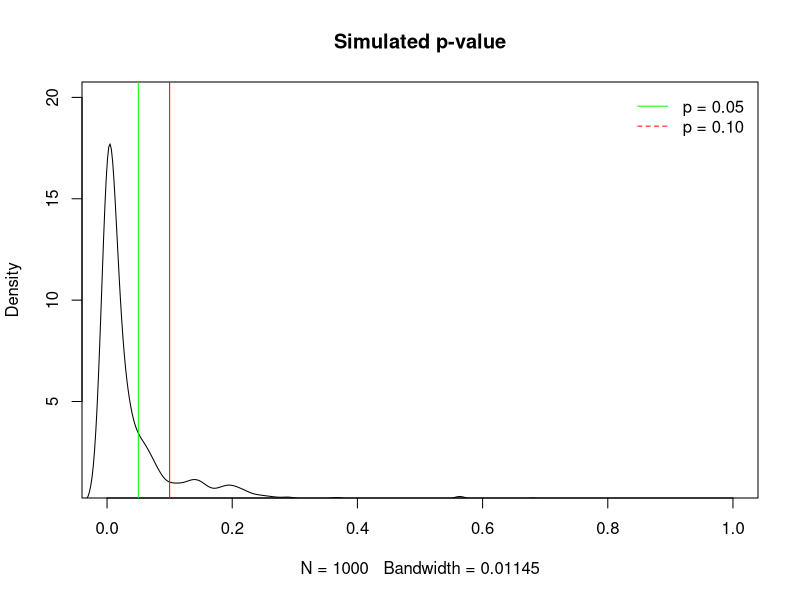
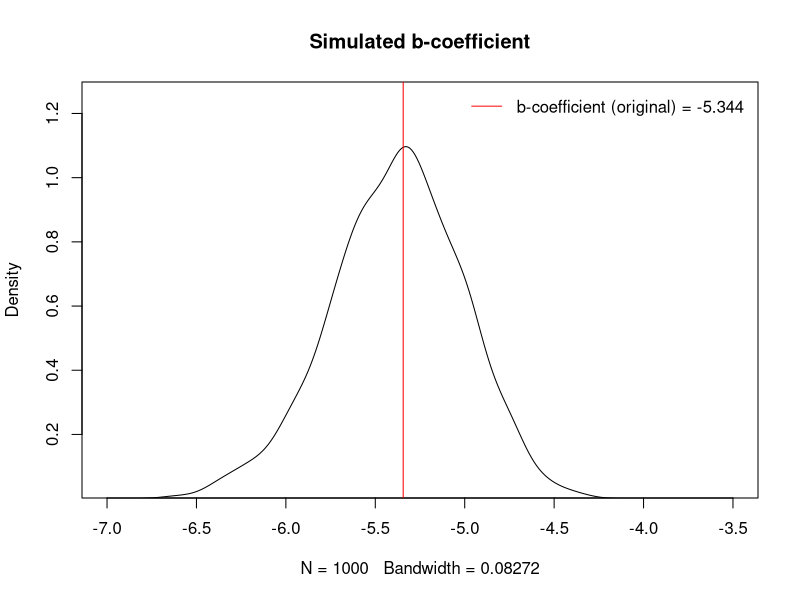
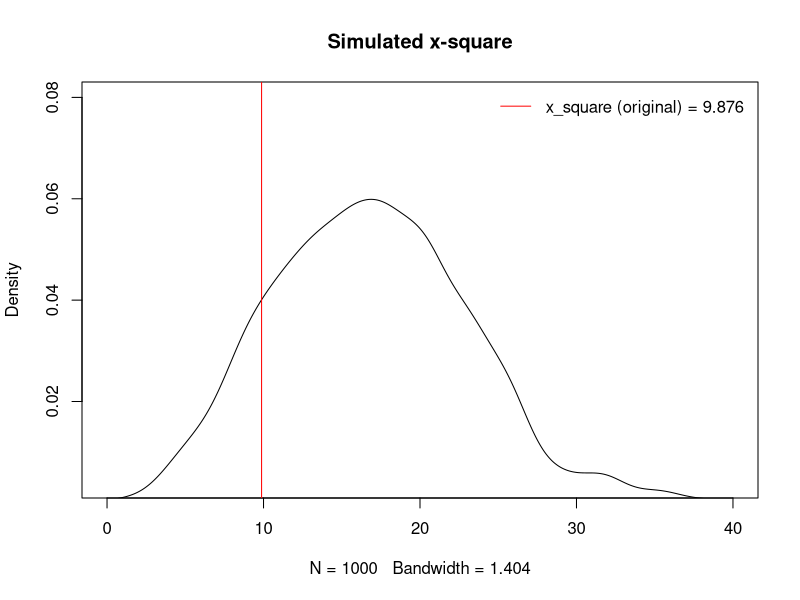

Recreate these plots in R, in order.
## ---- chunk 1
knitr::opts_chunk$set(echo = TRUE)
## ---- chunk 2
t.test(ToothGrowth$len~ToothGrowth$supp)
## ---- chunk 3
set.seed(1701)
R <- 1000
p <- vector(length=R)
for(i in 1:R){
  boot.data <- ToothGrowth[sample(1:nrow(ToothGrowth), size = 100, replace=T), ] 
  boot.result  <- t.test(boot.data$len~boot.data$supp)
  p[i] <- boot.result$p.value
}
summary(p)
## ---- chunk 4
p_sd <- sd(p)
p_mean <- mean(p)
margin <- qt(0.975,df=1000-1)*p_sd/sqrt(1000)
lower <- p_mean - margin # lower boundary
lower
upper <- p_mean + margin # upper boundary
upper
## ---- chunk 5
plot(density(p), main="Simulated p-value", ylim=c(1,20), xlim=c(0,1))
abline(0,0,0,0.05, col="green")
abline(0,0,0,0.1, col="red")
legend("topright", inset=.01, legend=c("p = 0.05", "p = 0.10"),
       col=c("green", "red"), box.lty=0, lty=1:2, cex=1.0)
## ---- chunk 6
lm(mtcars$mpg~mtcars$wt)
## ---- chunk 7
set.seed(1701)
R <- 1000
b <- vector(length=R)
for(i in 1:R){
  boot.data <- mtcars[sample(1:nrow(mtcars), size = 100, replace=T), ] 
  boot.result  <- summary(lm(boot.data$mpg~boot.data$wt))
  b[i] <- boot.result$coefficients[2,1] # p-values in 2nd row and 1st column
}
summary(b)
## ---- chunk 8
b_sd <- sd(b)
b_mean <- mean(b)
margin <- qt(0.975,df=1000-1)*b_sd/sqrt(1000)
lower <- b_mean - margin # lower boundary
lower
upper <- b_mean + margin # upper boundary
upper
## ---- chunk 9
plot(density(b), main="Simulated b-coefficient", ylim=c(0.05,1.25), xlim=c(-7,-3.5))
abline(0,0,0,-5.344, col="red")
legend("topright", inset=.01, legend=c("b-coefficient (original) = -5.344"),
       col=c("red"), box.lty=0, lty=1:2, cex=1.0)
## ---- chunk 10
mean(mtcars$mpg)
mtcars$binary_mpg <- ifelse(mtcars$mpg<=20,1,0) # run before bootstrapping (!)
chisq.test(mtcars$binary_mpg,mtcars$vs)
## ---- chunk 11
set.seed(1701)
R <- 1000
x_square <- vector(length=R)
for(i in 1:R){
  boot.data <- mtcars[sample(1:nrow(mtcars), size = 50, replace=T), ] 
  boot.result  <- chisq.test(boot.data$binary_mpg,boot.data$vs)
  x_square[i] <- boot.result$statistic
}
summary(x_square)
## ---- chunk 12
x_square_sd <- sd(x_square)
x_square_mean <- mean(x_square)
margin <- qt(0.975,df=1000-1)*x_square_sd/sqrt(1000)
lower <- x_square_mean - margin # lower boundary
lower
upper <- x_square_mean + margin # upper boundary
upper
## ---- chunk 13
plot(density(x_square), main="Simulated x-square", ylim=c(0.004,0.08), xlim=c(0,40))
abline(0,0,0,9.876, col="red")
legend("topright", inset=.01, legend=c("x_square (original) = 9.876"),
       col=c("red"), box.lty=0, lty=1:2, cex=1.0)
